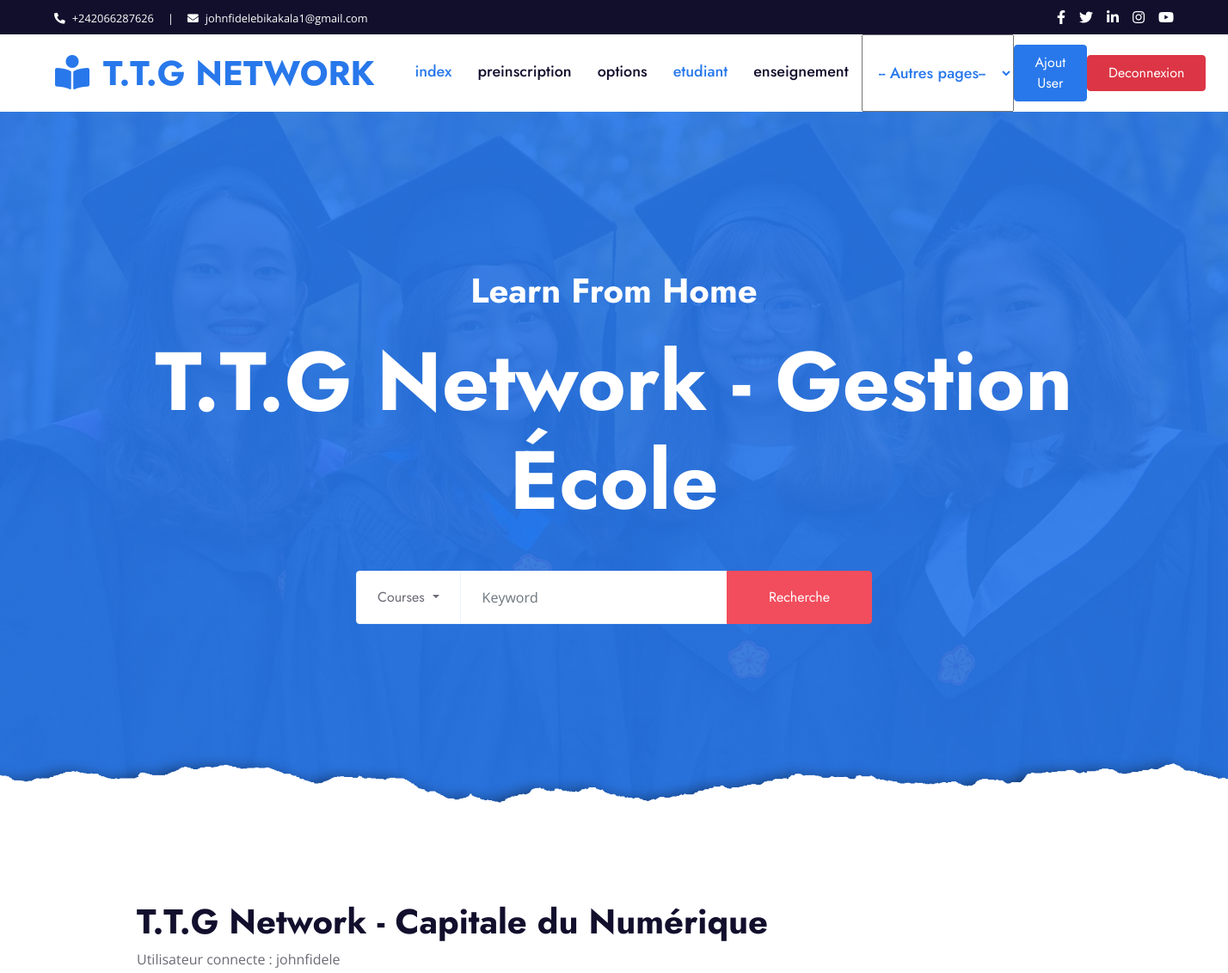
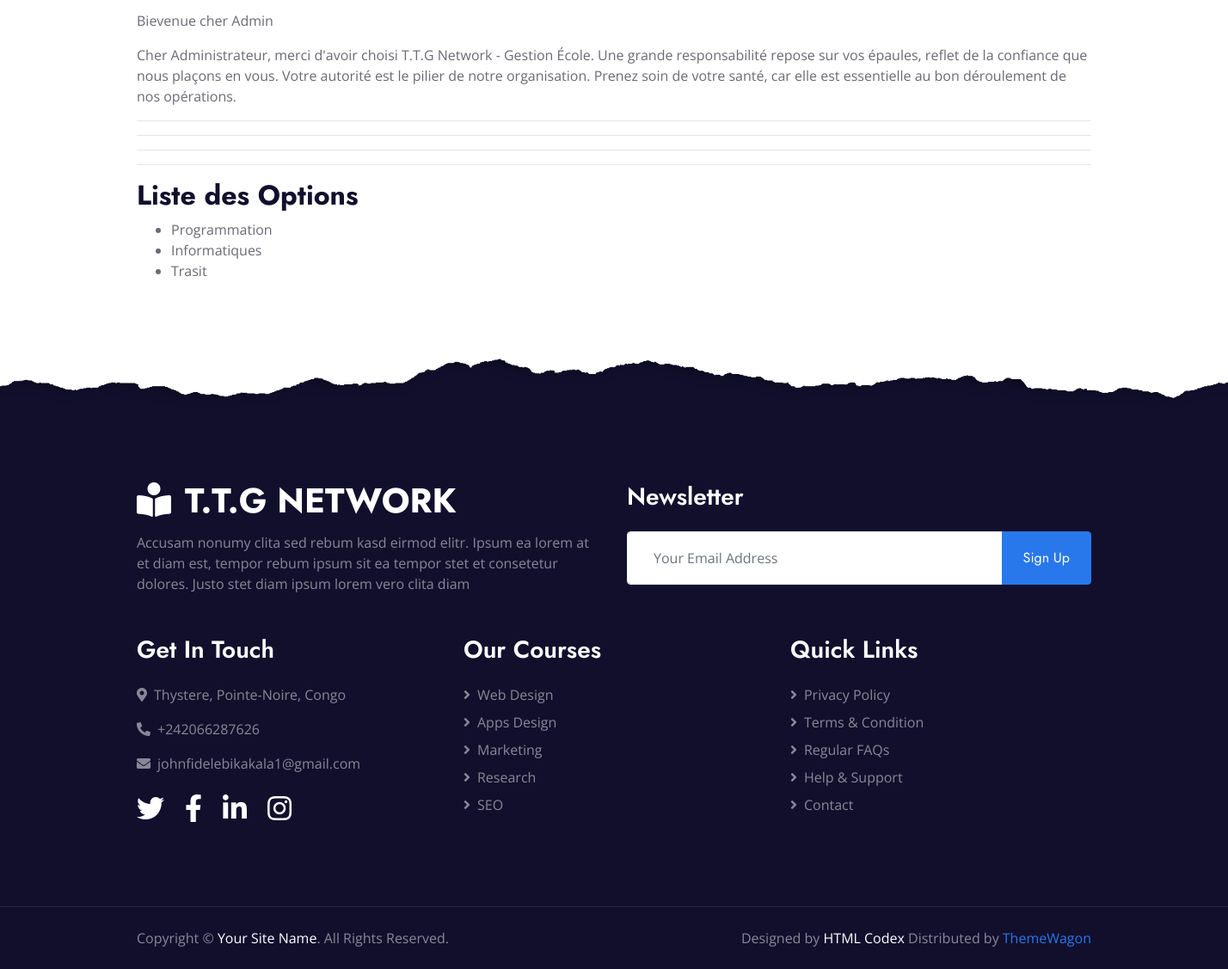
The app's page /options/ (signed in) with its own data (2 pictures, top to bottom).
### application/models.py (models this page shows, shortened)
class User(AbstractUser):
    ROLES = (
        ('admin', 'Administrateur'),
        ('formateur', 'Formateur'),
        ('etudiant', 'Étudiant'),
        ('parent', 'Parent'),
    )
    role = models.CharField(max_length=20, choices=ROLES)
    code_formateur = models.CharField(max_length=10, unique=True, null=True, blank=True)
    code_parent = models.CharField(max_length=10, unique=True, null=True, blank=True)
    matricule = models.CharField(max_length=30, unique=True, null=True, blank=True)

class Option(models.Model):
    nom = models.CharField(max_length=100)
    filiere = models.ForeignKey(Filiere, on_delete=models.CASCADE)

### application/views.py (the view)
# urls.py: path('options/', views.options_view, name='options'),
@login_required
def options_view(request):
    options = Option.objects.all()
    return render(request, 'options.html', {'options': options})

### application/templates/options.html (shortened to what this page needs)
{% extends "base.html" %}
{% block content %}
  <hr>
  <h2>Liste des Options</h2>
  <ul>
    {% for option in options %}
      <li>{{ option.nom }}</li>
    {% endfor %}
  </ul>
{% endblock %}

### application/templates/base.html (shortened to what this page needs)
  {% load static %}
<!DOCTYPE html>
<html lang="fr">
<head>
  <link rel="stylesheet" href="https://cdn.jsdelivr.net/npm/bootstrap@4.6.2/dist/css/bootstrap.min.css">
    <link href="https://cdnjs.cloudflare.com/ajax/libs/font-awesome/5.10.0/css/all.min.css" rel="stylesheet">
    <link href="{% static 'lib/owlcarousel/assets/owl.carousel.min.css' %}" rel="stylesheet">
    <link href="{% static 'css/style.css' %}" rel="stylesheet">
</head>
<body>
    <div class="container-fluid bg-dark">
        <div class="row py-2 px-lg-5">
            <div class="col-lg-6 text-center text-lg-left mb-2 mb-lg-0">
                <div class="d-inline-flex align-items-center text-white">
                    <small><i class="fa fa-phone-alt mr-2"></i>+242066287626</small>
                    <small class="px-3">|</small>
                    <small><i class="fa fa-envelope mr-2"></i>johnfidelebikakala1@gmail.com</small>
                </div>
            </div>
            <div class="col-lg-6 text-center text-lg-right">
                <div class="d-inline-flex align-items-center">
                    <a class="text-white px-2" href="">
                        <i class="fab fa-facebook-f"></i>
                    </a>
                    <a class="text-white px-2" href="">
                        <i class="fab fa-twitter"></i>
                    </a>
                    <a class="text-white px-2" href="">
                        <i class="fab fa-linkedin-in"></i>
                    </a>
                    <a class="text-white px-2" href="">
                        <i class="fab fa-instagram"></i>
                    </a>
                    <a class="text-white pl-2" href="">
                        <i class="fab fa-youtube"></i>
                    </a>
                </div>
            </div>
        </div>
    </div>
    <div class="container-fluid p-0">
        <nav class="navbar navbar-expand-lg bg-white navbar-light py-3 py-lg-0 px-lg-5">
            <a href="{% url 'index' %}" class="navbar-brand ml-lg-3">
                <h1 class="m-0 text-uppercase text-primary"><i class="fa fa-book-reader mr-3"></i>T.T.G Network</h1>
            </a>
            <div class="collapse navbar-collapse justify-content-between px-lg-3" id="navbarCollapse">
                <div class="navbar-nav mx-auto py-0">
                    <a href="{% url 'index' %}" class="nav-item nav-link active">index</a>
                    <a href="{% url 'preinscription' %}" class="nav-item nav-link">preinscription</a>
                    <a href="{% url 'options' %}" class="nav-item nav-link">options</a>
                    <a href="{% url 'etudiant' %}" class="nav-item nav-link active">etudiant</a>
                    <a href="{% url 'enseignement' %}" class="nav-item nav-link">enseignement</a>
                    <select id="menu" onchange="if (this.value) window.location.href=this.value;" class="nav-item nav-link active">
                    <option value="" class="nav-item nav-link active">-- Autres pages--</option>
                    </select>
                </div>
                <a href="{% url 'urlregister' %}" class="btn btn-primary py-2 px-4 d-none d-lg-block">Ajout User</a>
                <a href="{% url 'urllogout' %}" class="btn btn-danger py-2 px-4 d-none d-lg-block">Deconnexion</a>
            </div>
        </nav>
    </div>
    <div class="jumbotron jumbotron-fluid position-relative overlay-bottom" style="margin-bottom: 90px;">
        <div class="container text-center my-5 py-5">
            <h1 class="text-white mt-4 mb-4">Learn From Home</h1>
            <h1 class="text-white display-1 mb-5">T.T.G Network - Gestion École</h1>
            <div class="mx-auto mb-5" style="width: 100%; max-width: 600px;">
                <div class="input-group">
                    <div class="input-group-prepend">
                        <button class="btn btn-outline-light bg-white text-body px-4 dropdown-toggle" type="button" data-toggle="dropdown"
                            aria-haspopup="true" aria-expanded="true">Courses
                    </button>
                    </div>
                    <input type="text" class="form-control border-light" style="padding: 30px 25px;" placeholder="Keyword">
                    <div class="input-group-append">
                        <button class="btn btn-secondary px-4 px-lg-5">Recherche</button>
                    </div>
                </div>
            </div>
        </div>
    </div>
    <br>
    <div class="container">
         <h1>T.T.G Network - Capitale du Numérique</h1>
          <p>Utilisateur connecte : {{user}}</p>
            {% if user.is_authenticated %}
            {% if user.role %}
            <p>Bievenue cher {{user.role}} </p>
            {% else %}
            <p>Bievenue cher Admin </p>
            {% endif %}
              {% if user.matricule %}
              <p>ton matricule est {{user.matricule}}</p>
              <p>
                  Cher étudiant, merci d'avoir rejoint T.T.G Network - Gestion École.
                  Nous sommes honorés de vous accompagner dans cette aventure d'apprentissage.
                  Avec sérieux, détermination et entraide, nous surmonterons chaque défi.
                  Merci pour votre confiance, gardez une attitude positive et un mental solide
                   : le chemin sera exigeant, mais les résultats en vaudront la peine.
              </p>
              {% else %}
                <p>
                  Cher Administrateur, merci d'avoir choisi T.T.G Network - Gestion École.
                  Une grande responsabilité repose sur vos épaules, reflet de la confiance que nous plaçons en vous.
                  Votre autorité est le pilier de notre organisation. Prenez soin de votre santé,
                  car elle est essentielle au bon déroulement de nos opérations.
              </p>
              {% endif %}
            {% endif %}
          <hr>
          <hr>
          <hr>
    </div>
   <div class="container">
         {% block content %}{% endblock %}
   </div>
    <div class="container-fluid position-relative overlay-top bg-dark text-white-50 py-5" style="margin-top: 90px;">
        <div class="container mt-5 pt-5">
            <div class="row">
                <div class="col-md-6 mb-5">
                    <a href="{% url 'index' %}" class="navbar-brand">
                        <h1 class="mt-n2 text-uppercase text-white"><i class="fa fa-book-reader mr-3"></i>T.T.G Network</h1>
                    </a>
                    <p class="m-0">Accusam nonumy clita sed rebum kasd eirmod elitr. Ipsum ea lorem at et diam est, tempor rebum ipsum sit ea tempor stet et consetetur dolores. Justo stet diam ipsum lorem vero clita diam</p>
                </div>
                <div class="col-md-6 mb-5">
                    <h3 class="text-white mb-4">Newsletter</h3>
                    <div class="w-100">
                        <div class="input-group">
                            <input type="text" class="form-control border-light" style="padding: 30px;" placeholder="Your Email Address">
                            <div class="input-group-append">
                                <button class="btn btn-primary px-4">Sign Up</button>
                            </div>
                        </div>
                    </div>
                </div>
            </div>
            <div class="row">
                <div class="col-md-4 mb-5">
                    <h3 class="text-white mb-4">Get In Touch</h3>
                    <p><i class="fa fa-map-marker-alt mr-2"></i>Thystere, Pointe-Noire, Congo</p>
                    <p><i class="fa fa-phone-alt mr-2"></i>+242066287626</p>
                    <p><i class="fa fa-envelope mr-2"></i>johnfidelebikakala1@gmail.com</p>
                    <div class="d-flex justify-content-start mt-4">
                        <a class="text-white mr-4" href="#"><i class="fab fa-2x fa-twitter"></i></a>
                        <a class="text-white mr-4" href="#"><i class="fab fa-2x fa-facebook-f"></i></a>
                        <a class="text-white mr-4" href="#"><i class="fab fa-2x fa-linkedin-in"></i></a>
                        <a class="text-white" href="#"><i class="fab fa-2x fa-instagram"></i></a>
                    </div>
                </div>
                <div class="col-md-4 mb-5">
                    <h3 class="text-white mb-4">Our Courses</h3>
                    <div class="d-flex flex-column justify-content-start">
                        <a class="text-white-50 mb-2" href="#"><i class="fa fa-angle-right mr-2"></i>Web Design</a>
                        <a class="text-white-50 mb-2" href="#"><i class="fa fa-angle-right mr-2"></i>Apps Design</a>
                        <a class="text-white-50 mb-2" href="#"><i class="fa fa-angle-right mr-2"></i>Marketing</a>
                        <a class="text-white-50 mb-2" href="#"><i class="fa fa-angle-right mr-2"></i>Research</a>
                        <a class="text-white-50" href="#"><i class="fa fa-angle-right mr-2"></i>SEO</a>
                    </div>
                </div>
                <div class="col-md-4 mb-5">
                    <h3 class="text-white mb-4">Quick Links</h3>
                    <div class="d-flex flex-column justify-content-start">
                        <a class="text-white-50 mb-2" href="#"><i class="fa fa-angle-right mr-2"></i>Privacy Policy</a>
                        <a class="text-white-50 mb-2" href="#"><i class="fa fa-angle-right mr-2"></i>Terms & Condition</a>
                        <a class="text-white-50 mb-2" href="#"><i class="fa fa-angle-right mr-2"></i>Regular FAQs</a>
                        <a class="text-white-50 mb-2" href="#"><i class="fa fa-angle-right mr-2"></i>Help & Support</a>
                        <a class="text-white-50" href="#"><i class="fa fa-angle-right mr-2"></i>Contact</a>
                    </div>
                </div>
            </div>
        </div>
    </div>
    <div class="container-fluid bg-dark text-white-50 border-top py-4" style="border-color: rgba(256, 256, 256, .1) !important;">
        <div class="container">
            <div class="row">
                <div class="col-md-6 text-center text-md-left mb-3 mb-md-0">
                    <p class="m-0">Copyright &copy; <a class="text-white" href="#">Your Site Name</a>. All Rights Reserved.
                    </p>
                </div>
                <div class="col-md-6 text-center text-md-right">
                    <p class="m-0">Designed by <a class="text-white" href="https://htmlcodex.com">HTML Codex</a> Distributed by <a href="https://themewagon.com" target="_blank">ThemeWagon</a></p>
                </div>
            </div>
        </div>
    </div>
</body>
</html>

### records on screen
User: username "johnfidele"
Option: nom "Programmation"
Option: nom "Informatiques"
Option: nom "Trasit"
